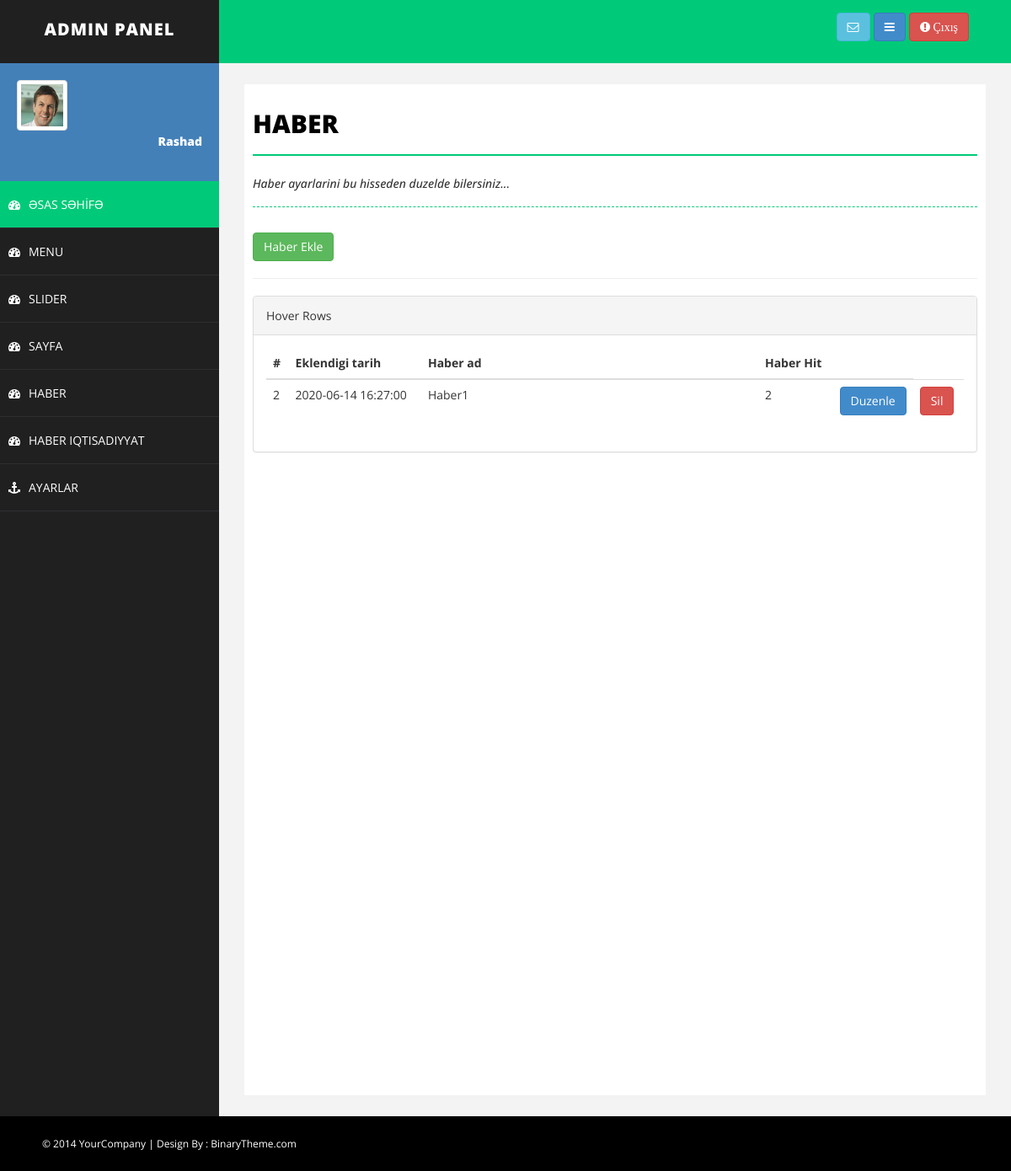
Screenshot of /haberiqt.php (signed in) with the database file from the repository.
### tables this page shows
CREATE TABLE `haberiqt` (
  `haber_id_iqt` int(11) NOT NULL,
  `haber_zaman_iqt` datetime NOT NULL,
  `haber_ad_iqt` varchar(100) NOT NULL,
  `haber_detay_iqt` text NOT NULL,
  `haber_resimyol_iqt` varchar(50) NOT NULL,
  `haber_hit_iqt` varchar(200) NOT NULL DEFAULT '0'
);

### haberiqt.php (the view, shortened to what this page needs)
<?php
include 'header.php';
include 'sidebar.php';
 ?>
  <div id="page-wrapper">
            <div id="page-inner">
                <div class="row">
                    <div class="col-md-12">
                        <h1 class="page-head-line">HABER</h1>
                        <h1 class="page-subhead-line">Haber ayarlarini bu hisseden duzelde bilersiniz... </h1>
                    </div>
                        <div class="col-md-12">
                        <a href="haber-ekleiqt.php"> <button class="btn btn-success" >Haber Ekle</button></a>
                         <hr>
                         </div>
                </div>
                <div class="row">
                <div class="col-md-12">
                    <div class="panel panel-default">
                        <div class="panel-heading">
                            Hover Rows
                        </div>
                        <div class="panel-body">
                            <div class="table-responsive">
                                <table class="table table-hover">
                                    <thead>
                                        <tr>
                                            <th>#</th>
                                            <th >Eklendigi tarih</th>
                                            <th style="width: 400px">Haber ad</th>
                                            <th >Haber Hit</th>
                                            <th style="width: 20px"></th>
                                        </tr>
                                    </thead>
                                    <tbody>
                                      <?php
                                      include 'baglan.php';
                                       $habersoriqt = $baglan->query("SELECT * FROM haberiqt ");
                                      while ($habercekiqt = $habersoriqt->fetch_array()) {
                                     ?>
                                        <tr>
                                            <td><?php echo $habercekiqt['haber_id_iqt']; ?></td>
                                            <td><?php echo $habercekiqt['haber_zaman_iqt']; ?></td>
                                            <td><?php echo $habercekiqt['haber_ad_iqt']; ?></td>
                                             <td><?php echo $habercekiqt['haber_hit_iqt']; ?></td>
                                            <td><a href="haber-duzenle.php?menu_id=<?php   echo $sayfacek['sayfa_id'] ?>"><button class="btn btn-primary">Duzenle</button></a></td>
                                             <td><a href="islem.php?haber_id_iqt=<?php   echo $habercekiqt['haber_id_iqt'] ?>&habersiliqt=ok"><button class="btn btn-danger">Sil</button></a></td>
                                        </tr>
                                    <?php  }   ?>
                                    </tbody>
                                </table>
                            </div>
                        </div>
                    </div>
                  </div>
                    </div>
                </div>
            </div>
  <?php  include 'footer.php';  ?>

### assets/css/basic.css (style rules this page uses)
body { font-family: 'Open Sans', sans-serif; line-height:25px; }
#page-wrapper { padding: 15px 15px; min-height: 600px; background: #F3F3F3; }
#page-inner { width: 100%; margin: 10px 20px 10px 0px; background-color: #fff!important; padding: 10px; min-height: 1200px; }
.page-head-line { font-size: 30px; text-transform: uppercase; color: #000; font-weight: 800; padding-bottom: 20px; border-bottom: 2px solid #00CA79; margin-bottom: 10px; }
.page-subhead-line { font-size: 14px; padding-top: 5px; padding-bottom: 20px; font-style:italic; margin-bottom:30px; border-bottom:1px dashed #00CA79; }
@media (min-width:768px) { #page-wrapper { margin: 0 0 0 260px; padding: 15px 30px; min-height: 1200px; } }

### rows the page displays
haberiqt: haber_id_iqt "2", haber_zaman_iqt "2020-06-14 16:27:00", haber_ad_iqt "Haber1", haber_hit_iqt "2"
